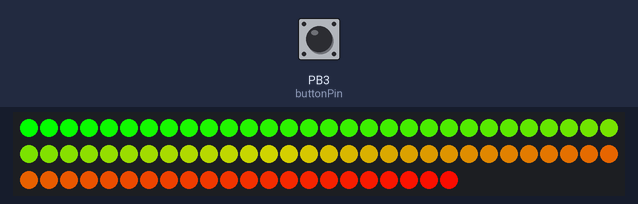
This sketch was run on a simulated ATtiny85, built with avr-gcc and run on an emulated ATtiny85. Shown: 82 RGB LEDs in strip order, left to right, continuing on the next row. The test bench sets the inputs (shaded band); at power-on: PB3 (buttonPin) HIGH.

Above: at 0.16 s.
At 3.51 s:
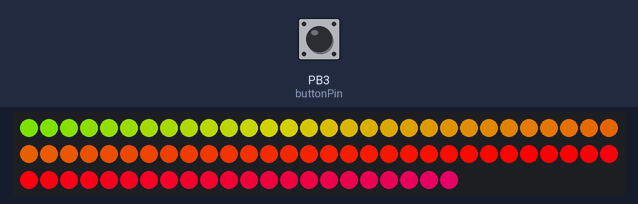
At 6.86 s:
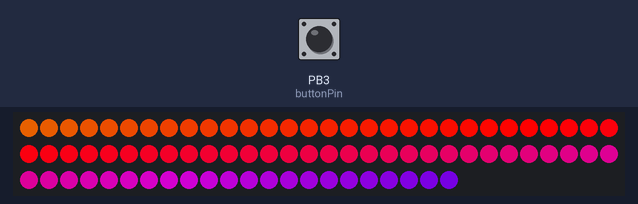
At 13.44 s:
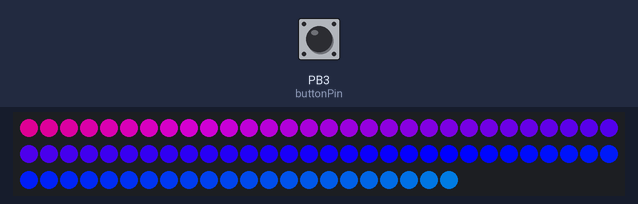
At 20.02 s:
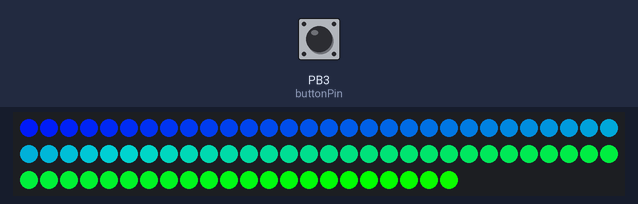
At 39.87 s:
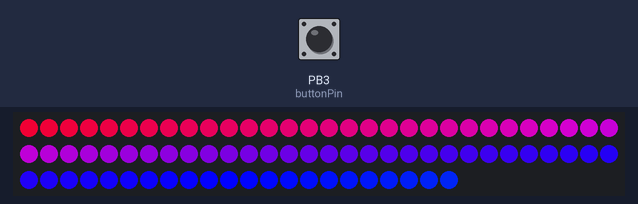

The sketch:

TinyTree.ino
```cpp
#include <Adafruit_WS2801.h>
//#include "SPI.h"
#ifdef __AVR_ATtiny85__
    #include <avr/power.h>
#endif

// CONSTANTS
#define NUM_PIXELS 82
#define NUM_MODES 3
#define RAINBOW_DELAY 100
#define SPIRAL_DELAY 10

// GLOBALS
uint8_t dataPin  = 1;    // Yellow wire on Adafruit Pixels
uint8_t clockPin = 0;    // Green wire on Adafruit Pixels
uint8_t buttonPin = 3;   // Blue wire on tree

uint32_t time = 0;
uint8_t show_mode = 0;
uint8_t debouncing_state = 0;
uint8_t button_state = 0;

/** SETUP *********************************************************************/
// Initialize strip
Adafruit_WS2801 strip = Adafruit_WS2801(NUM_PIXELS, dataPin, clockPin);

void setup() {
#if defined(__AVR_ATtiny85__) && (F_CPU == 16000000L)
    clock_prescale_set(clock_div_1); // Enable 16 MHz on Trinket
#endif

    pinMode(buttonPin, INPUT_PULLUP);
    strip.begin();
    strip.show();
}

/** LOOP **********************************************************************/
void loop() {
    update_state();
    if (show_mode == 0) {
        if ((millis() - time) > RAINBOW_DELAY) {
            rainbow();
            time = millis();
        }
    } else if (show_mode == 1) {
        if ((millis() - time) > SPIRAL_DELAY) {
            color_spiral();
            time = millis();
        }
    }
    strip.show();
}

/** ROUTINES ******************************************************************/
void color_spiral() {
    static int colors[6] = {0b100,
                            0b110,
                            0b010,
                            0b011,
                            0b001,
                            0b101};
    static int color_index = 0;
    static int color = Color(255, 0, 0);
    static int j = 0;
    if (j < strip.numPixels()) { // Spiral up
        for (int i=0; i < strip.numPixels(); ++i) {
            if (i < j) {
                strip.setPixelColor(i, color);
            } else {
                strip.setPixelColor(i, Color(0,0,0));
            }
        }
    } else { // Blink
        if (j % 10 == 0) {
            for (int i=0; i < strip.numPixels(); ++i) {
                strip.setPixelColor(i, color);
            }
        } else if (j % 20 == 0) {
            for (int i=0; i < strip.numPixels(); ++i) {
                strip.setPixelColor(i, Color(0,0,0));
            }
        }
    }
    ++j;
    if (j > 140) {
        j = 0;
        ++color_index;
        if (color_index >= 6) {
            color_index = 0;
        }
        color = Color(((colors[color_index] & 0b100) >> 2) * 255,
                      ((colors[color_index] & 0b010) >> 1) * 255,
                      ((colors[color_index] & 0b001) >> 0) * 255);
    }
}

void rainbow() {
    static int j = 0;
    for (int i=0; i < strip.numPixels(); ++i) {
        strip.setPixelColor(i, Wheel( (i + j) % 255));
    }
    j = (j+1) & 0xFF;
}

/** HELPERS *******************************************************************/
bool debounce() {
    // global debouncing_state
    // global button_state
    static int PRESSED_STATE = 10;
    static int SAMPLES_PRESSED = 2;
    static int SAMPLES_RELEASE = 5;
    int debouncer;
    if (digitalRead(buttonPin)) {
        debouncing_state += PRESSED_STATE/SAMPLES_PRESSED;
        if (debouncing_state >= PRESSED_STATE) {
            debouncing_state = PRESSED_STATE;
            debouncer = 1;
        }
    } else {
        debouncing_state -= PRESSED_STATE/SAMPLES_RELEASE;
        if (debouncing_state <= 0) {
            debouncing_state = 0;
            debouncer = 0;
        }
    }
    if (button_state == 0 && debouncer == 1) {
        button_state = debouncer;
        return true;
    }
    button_state = debouncer;
    return false;
}

void update_state() {
    if (debounce()) {
        if (show_mode = NUM_MODES - 1) {
            show_mode = 0;
        } else {
            show_mode += 1;
        }
    }
}

// Create a 24 bit color value from R,G,B
uint32_t Color(byte r, byte g, byte b)
{
    uint32_t c;
    c = r;
    c <<= 8;
    c |= g;
    c <<= 8;
    c |= b;
    return c;
}

//Input a value 0 to 255 to get a color value.
//The colors are a transition r - g -b - back to r
uint32_t Wheel(byte WheelPos)
{
    if (WheelPos < 85) {
        return Color(WheelPos * 3, 255 - WheelPos * 3, 0);
    } else if (WheelPos < 170) {
        WheelPos -= 85;
        return Color(255 - WheelPos * 3, 0, WheelPos * 3);
    } else {
        WheelPos -= 170;
        return Color(0, WheelPos * 3, 255 - WheelPos * 3);
    }
}
```
